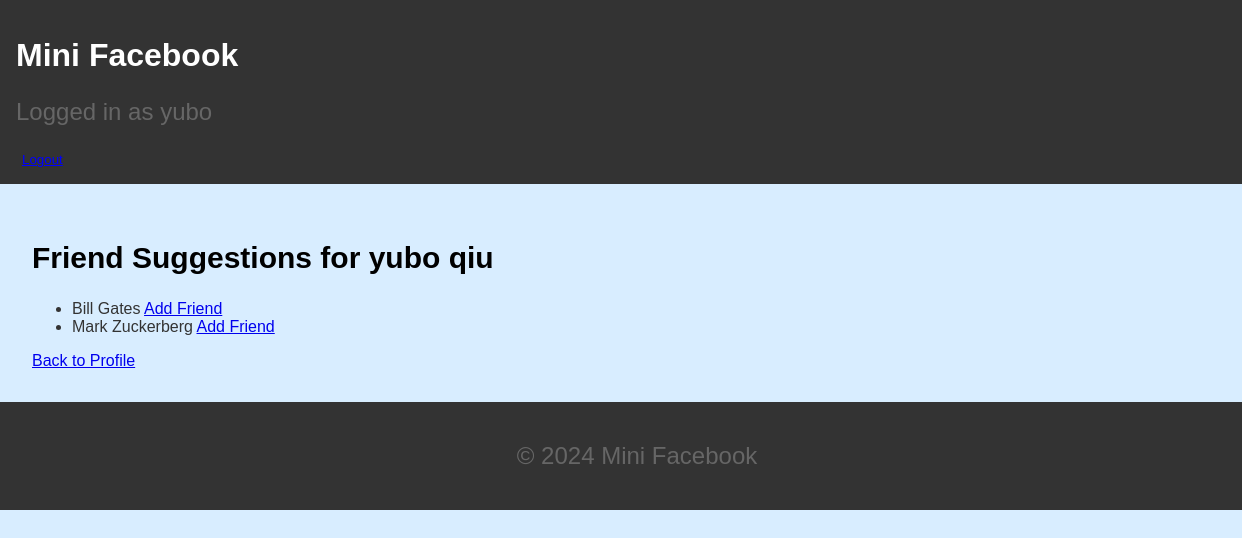
Page /profile/friend_suggestions/ (signed in) on the committed database.
### mini_fb/models.py (models this page shows, shortened)
class Profile(models.Model):
    user = models.ForeignKey(User, on_delete=models.CASCADE)
    first_name = models.CharField(max_length=30)
    last_name = models.CharField(max_length=30)
    city = models.CharField(max_length=100)
    email = models.EmailField()
    profile_image_url = models.URLField(max_length=200)
    def get_friends(self):
        friends = Friend.objects.filter(
            models.Q(profile1=self) | models.Q(profile2=self)
        )
        return [f.profile2 if f.profile1 == self else f.profile1 for f in friends]
    def get_friend_suggestions(self):
        current_friends = self.get_friends()
        return Profile.objects.exclude(
            pk__in=[self.pk] + [friend.pk for friend in current_friends]
        )

### mini_fb/views.py (the view)
class ShowFriendSuggestionsView(DetailView):
    model = Profile
    template_name = "mini_fb/friend_suggestions.html"
    def get_object(self, queryset=None):
        return Profile.objects.get(user=self.request.user)
    def get_context_data(self, **kwargs):
        context = super().get_context_data(**kwargs)
        profile = self.get_object()
        context["friend_suggestions"] = profile.get_friend_suggestions()
        return context

### mini_fb/templates/mini_fb/friend_suggestions.html
{% extends 'mini_fb/base.html' %}
{% block content %}
<h2>Friend Suggestions for {{ object.first_name }} {{ object.last_name }}</h2>
<ul>
    {% for suggestion in object.get_friend_suggestions %}
        <li>
            {{ suggestion.first_name }} {{ suggestion.last_name }}
            <a href="{% url 'add_friend' suggestion.pk %}">Add Friend</a>
        </li>
    {% empty %}
        <li>No friend suggestions available.</li>
    {% endfor %}
</ul>
<a href="{% url 'show_profile' object.pk %}">Back to Profile</a>
{% endblock %}

### mini_fb/templates/mini_fb/base.html (shortened to what this page needs)
{% load static %}
<!DOCTYPE html>
<html lang="en">
<head>
    <link rel="stylesheet" href="{% static 'mini_fb/css/styles.css' %}">
</head>
<body>
    <header>
        <h1>
            <a href="{% url 'show_all_profiles' %}" style="color: inherit; text-decoration: none;">
                Mini Facebook
            </a>
        </h1>
        {% if user.is_authenticated %}
            <p>Logged in as {{ user.username }}</p>
            <form action="{% url 'logout' %}" method="post" style="display:inline;">
                <button type="submit" style="background:none; border:none; color:blue; text-decoration:underline; cursor:pointer;">Logout</button>
            </form>
        {% else %}
            <a href="{% url 'login' %}">Login</a>
        {% endif %}
    </header>
    <main>
        {% block content %}
        {% endblock %}
    </main>
    <footer>
        <p>&copy; 2024 Mini Facebook</p>
    </footer>
</body>
</html>

### mini_fb/static/mini_fb/css/styles.css (style rules this page uses)
body { font-family: Arial, sans-serif; margin: 0; padding: 0; background-color: #d8edff; color: #333; }
h1, h3 { color: #ffffff; }
h2 { font-size: 30px; color: #000000; }
p { color: #666; font-size: 24px; }
header { background-color: #333; color: white; padding: 1rem; }
main { padding: 2rem; }
footer { background-color: #333; color: white; text-align: center; padding: 1rem; position: relative; width: 100%; }

### rows in the picture
Profile: first_name "yubo", last_name "qiu"
Profile: first_name "Bill", last_name "Gates"
Profile: first_name "Mark", last_name "Zuckerberg"

### other values in the picture
{{ user.username }} "yubo"
